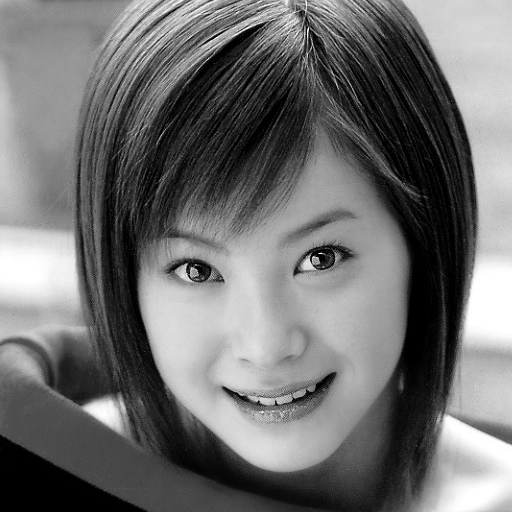
#> input picture KDA/palindrome/aya_matsuura.pgm, 512 x 512 px
$ python palindrome.py
#> lines starting #> are read from the running program, lines starting #| are printed output that depends on the picture; after the words box and inside, x2 and y2 are one past the last pixel; in counts of white or black regions, pixels touching at a corner belong together
import cv2
import numpy as np

secret_img = cv2.imread('aya_matsuura.pgm', 0)
#> secret_img is the input picture: shape (512, 512); min 0, max 255, mean 111
cover_img = cv2.imread('azumi_kawashima2.ppm')
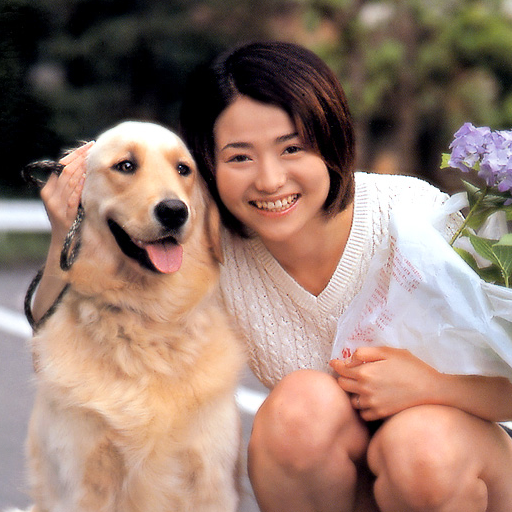
#> input picture KDA/palindrome/azumi_kawashima2.ppm, 512 x 512 px
#> cover_img is the input picture: shape (512, 512, 3); mean B, G, R 110.8, 123.7, 151.2
random_img1 = cv2.imread('anonymous1.ppm')
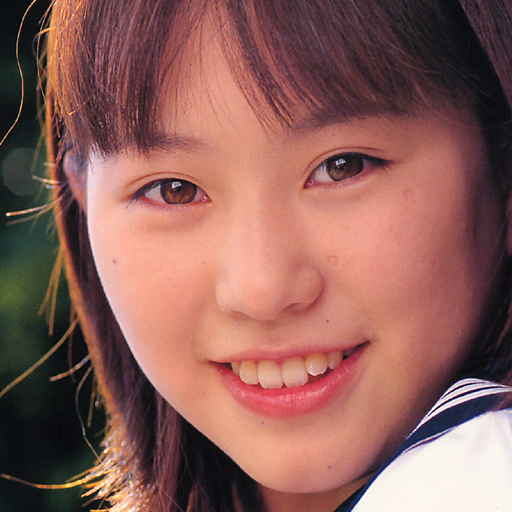
#> input picture KDA/palindrome/anonymous1.ppm, 512 x 512 px
#> random_img1 is the input picture: shape (512, 512, 3); mean B, G, R 89.7, 95.8, 141
random_img2 = cv2.imread('anonymous2.ppm')
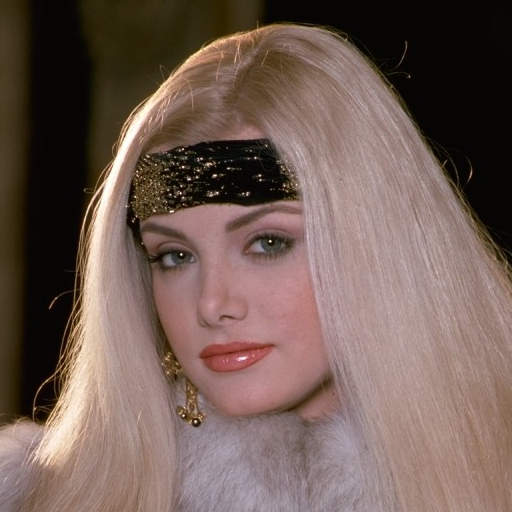
#> input picture KDA/palindrome/anonymous2.ppm, 512 x 512 px
#> random_img2 is the input picture: shape (512, 512, 3); mean B, G, R 85.6, 93.8, 114.3
random_img3 = cv2.imread('brian_kernighan.ppm')
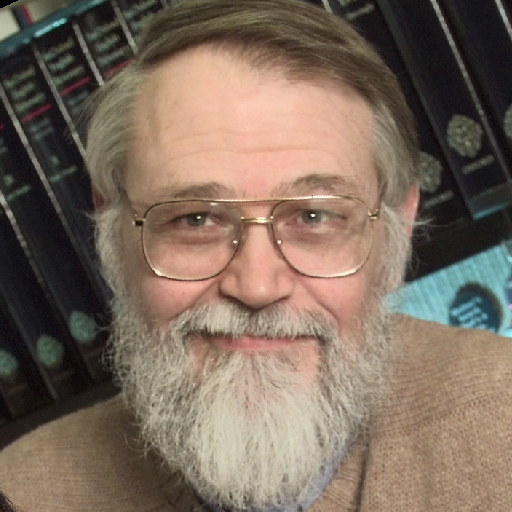
#> input picture KDA/palindrome/brian_kernighan.ppm, 512 x 512 px
#> random_img3 is the input picture: shape (512, 512, 3); mean B, G, R 93.5, 107.6, 124.4


cv2.imshow('base_img', cover_img)
cv2.imshow('random1', random_img1)
cv2.imshow('random2', random_img2)
cv2.imshow('random3', random_img3)

# 3 digit numbers such that no number is palindrome
for i in range(cover_img.shape[0]):
    for j in range(cover_img.shape[1]):
        if(cover_img[i, j, 0] / 100) == 0 or (cover_img[i, j, 0] / 10) == 0:
            cover_img[i, j, 0] = 100
            # cover_img[i,j,0] + (100 - cover_img[i,j,0]);
        else:
            if cover_img[i, j, 0] % 10 == (int(cover_img[i, j, 0] / 100)) % 10:
                cover_img[i, j, 0] = cover_img[i, j, 0] + 1
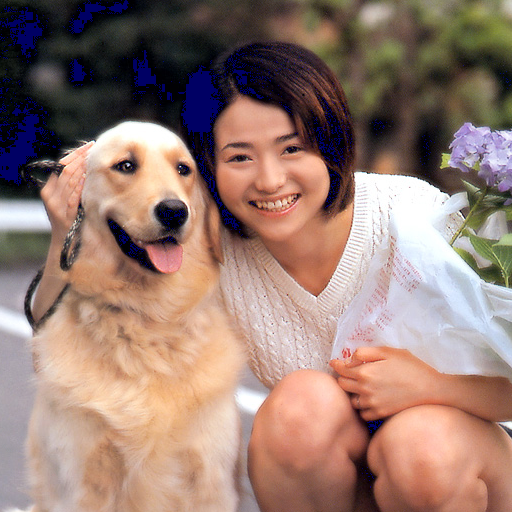
#> cover_img: shape (512, 512, 3); 12.1% of pixels changed, all inside (x1, y1, x2, y2) = (0, 0, 512, 512)
cv2.imshow('cover_img', cover_img)

# making the base image monochrome
for i in range(secret_img.shape[0]):
    for j in range(secret_img.shape[1]):
        if secret_img[i, j] < 128:
            secret_img[i, j] = 0
        else:
            secret_img[i, j] = 255
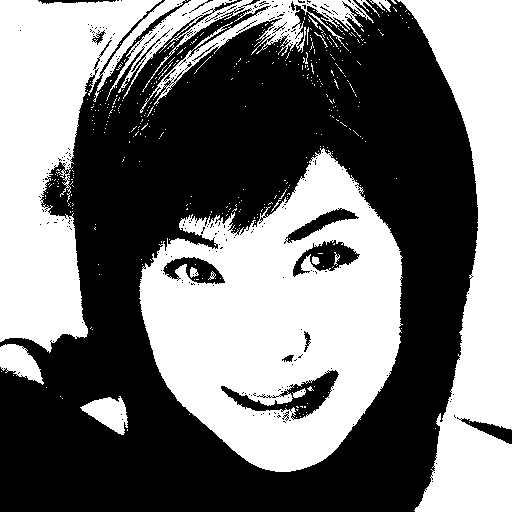
#> secret_img: shape (512, 512); 46% white; 401 white regions (382 under 20 px), largest, box (x1, y1, x2, y2) and area: (139, 148, 403, 472) 51030, (397, 0, 512, 512) 29732, (0, 0, 186, 353) 29660
cv2.imshow('message', secret_img)

# converting all the numbers corresponding a black pixel in secret image a palindrome (3 digit) in the cover image
for i in range(secret_img.shape[0]):
    for j in range(secret_img.shape[1]):
        if secret_img[i, j] == 0:
            cover_img[i, j, 0] = cover_img[i, j, 0] + (((int(cover_img[i, j, 0] / 100)) % 10) - (cover_img[i, j, 0] % 10))
cv2.imshow('cover_img_treatment', cover_img)


# breaking the 0th layer of cover image into binary equivalent of the decimal numbers
# in 2:3:3 number of bits
# in each share of the random images in their 0th layer
for i in range(random_img1.shape[0]):
    for j in range(random_img1.shape[1]):
        random_img1[i, j, 0] = (random_img1[i, j, 0] | 7) & (248 + (cover_img[i, j, 0] >> 5))
        random_img2[i, j, 0] = (random_img2[i, j, 0] | 7) & (248 + ((cover_img[i, j, 0] & 28) >> 2))
        random_img3[i, j, 0] = (random_img3[i, j, 0] | 3) & (252 + (cover_img[i, j, 0] & 3))

cv2.imshow('share1', random_img1)
cv2.imshow('share2', random_img2)
cv2.imshow('sahre3', random_img3)

# r1 = np.array(random_img1[:,:,0])
# r2 = np.array(random_img2[:,:,0])
# r3 = np.array(random_img3[:,:,0])


# reversing the process of encryption to get back the 0th layer matrix of the initial cover image
retrieve = cv2.imwrite('retrieved_img.pgm', (((random_img1[:, :, 0] & 7) << 5) + ((random_img2[:, :, 0] & 7) << 2) + (random_img3[:, :, 0] & 3)))
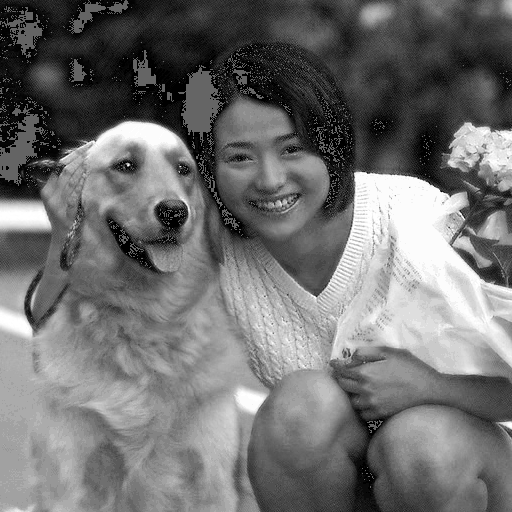
#> saved as retrieved_img.pgm: shape (512, 512); min 0, max 255, mean 111.8
retrieve = cv2.imread('retrieved_img.pgm', 0)
cv2.imshow('retrieve', retrieve)


# for every palindrome in that matrix we put a zero and others a one to get the initial monochrome secret message
for i in range(random_img1.shape[0]):
    for j in range(random_img2.shape[1]):
        if retrieve[i, j] % 10 == (int(retrieve[i, j] / 100)) % 10:
            retrieve[i, j] = 0
        else:
            retrieve[i, j] = 255

cv2.imshow('original', retrieve)

'''
img1 = cv2.imwrite('test.pgm',cover_img[:,:,0])
img1 = cv2.imread('test.pgm',0)
for i in range(cover_img.shape[0]):
    for j in range(cover_img.shape[0]):
        if cover_img[i,j,0]%10 == (int(cover_img[i,j,0]/100))%10:
            img1[i,j] = 0
        else:
            img1[i,j] = 255

cv2.imshow('recovered',img1)
'''
cv2.waitKey(0)
cv2.destroyAllWindows()
